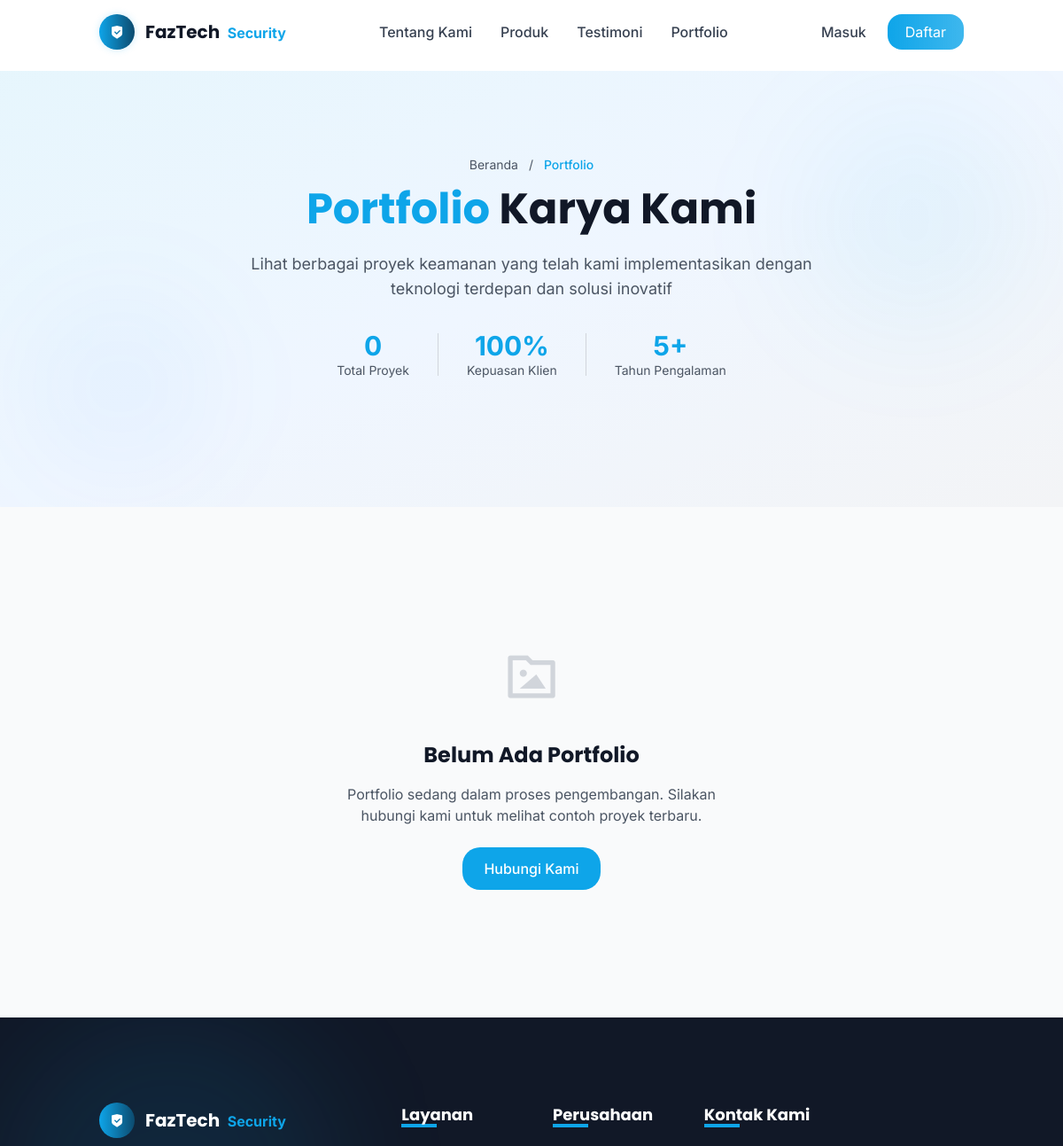
Page /index.php/portfolio (upper part) on the earlier database version.
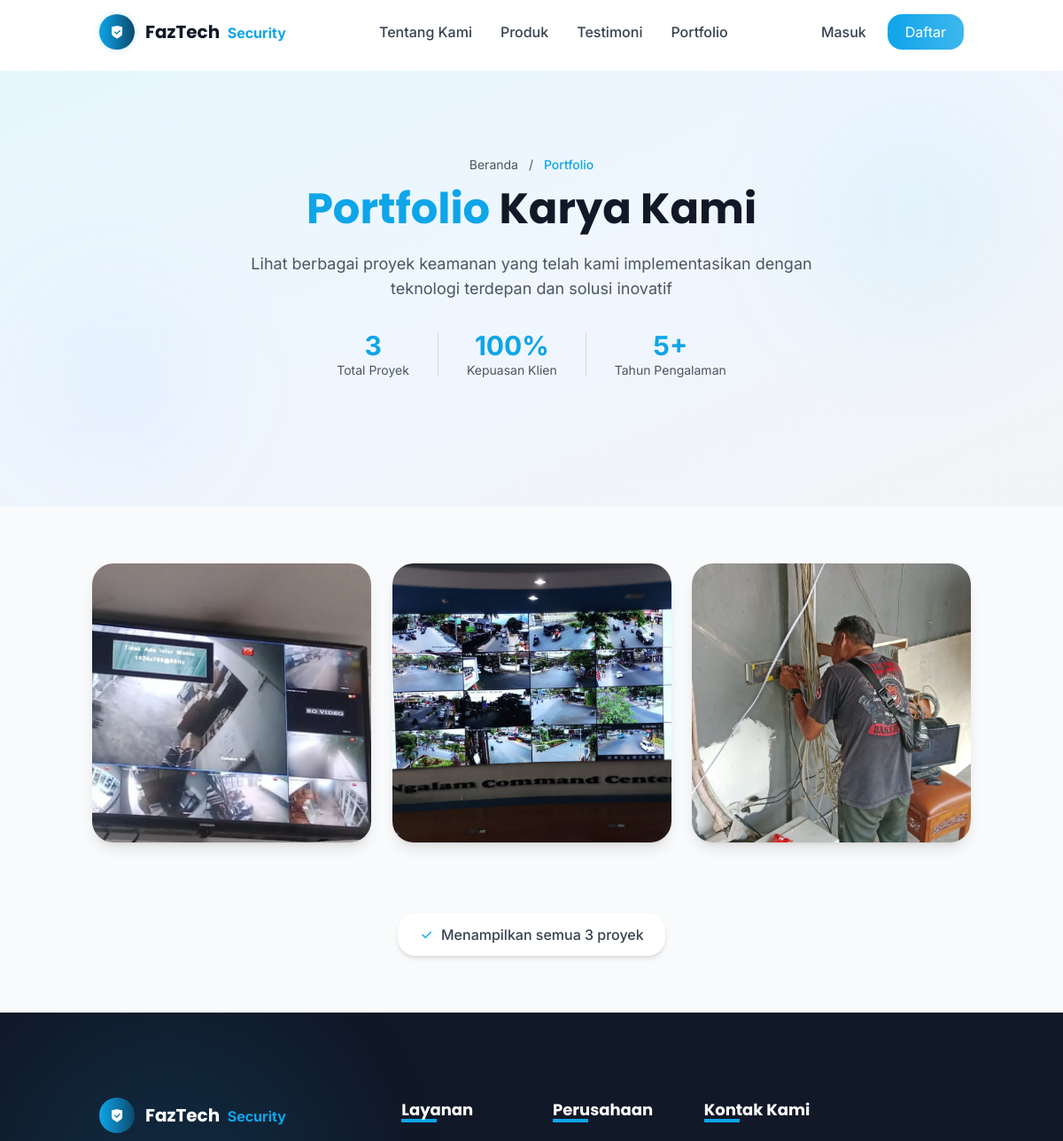
Same page on the later database version.
### tables this page shows
CREATE TABLE `portfolio` (
  `id` int NOT NULL,
  `nama` varchar(255) NOT NULL,
  `foto` varchar(255) DEFAULT NULL,
  `tanggal_dibuat` timestamp NOT NULL DEFAULT CURRENT_TIMESTAMP
);

### application/controllers/Portfolio.php (called while the page is built, shortened)
<?php
class Portfolio extends CI_Controller {
    public function __construct() {
        $this->load->model('Portfolio_model');
        $this->load->library('form_validation');
        $this->load->library('upload');
    }
    public function index() {
        $data['judul'] = 'Portfolio - FazTech';
        $data['portfolio'] = $this->Portfolio_model->ambil_semua_portfolio();
        $data['total_portfolio'] = count($data['portfolio']);
        $data['sudah_login'] = $this->session->userdata('login') ? true : false;
        $data['nama_pengguna'] = $this->session->userdata('nama_lengkap');
        $data['peran_pengguna'] = $this->session->userdata('peran');
        $this->load->view('beranda/portfolio', $data);
    }
}

### index.php (called while the page is built, shortened)
<?php
require_once BASEPATH.'core/CodeIgniter.php';

### application/models/Portfolio_model.php (called while the page is built, shortened)
<?php
class Portfolio_model extends CI_Model {
    public function ambil_semua_portfolio() {
        $this->db->order_by('tanggal_dibuat', 'DESC');
        return $this->db->get('portfolio')->result();
    }
}

### application/views/beranda/portfolio.php (the view, shortened to what this page needs)
<?php $this->load->view('templates/header'); ?>
<section class="py-24 bg-gradient-to-br from-primary/10 via-blue-50 to-gray-100 relative overflow-hidden">
    <div class="absolute inset-0 overflow-hidden">
        <div class="absolute top-10 right-10 w-64 h-64 bg-primary/5 rounded-full filter blur-3xl"></div>
        <div class="absolute bottom-10 left-10 w-48 h-48 bg-blue-500/5 rounded-full filter blur-3xl"></div>
    </div>
    <div class="container mx-auto px-4 relative z-10">
        <div class="text-center mb-12" data-aos="fade-up">
            <nav class="text-sm text-gray-600 mb-4">
                <a href="<?= base_url() ?>" class="hover:text-primary transition-colors">Beranda</a>
                <span class="mx-2">/</span>
                <span class="text-primary font-medium">Portfolio</span>
            </nav>
            <h1 class="text-4xl md:text-5xl font-bold text-gray-900 mb-6">
                <span class="text-primary">Portfolio</span> Karya Kami
            </h1>
            <p class="text-gray-600 max-w-2xl mx-auto text-lg">
                Lihat berbagai proyek keamanan yang telah kami implementasikan dengan teknologi terdepan dan solusi inovatif
            </p>
            <div class="flex justify-center items-center space-x-8 mt-8">
                <div class="text-center">
                    <div class="text-3xl font-bold text-primary"><?= $total_portfolio ?></div>
                    <div class="text-sm text-gray-600">Total Proyek</div>
                </div>
                <div class="text-center">
                    <div class="text-3xl font-bold text-primary">100%</div>
                    <div class="text-sm text-gray-600">Kepuasan Klien</div>
                </div>
                <div class="text-center">
                    <div class="text-3xl font-bold text-primary">5+</div>
                    <div class="text-sm text-gray-600">Tahun Pengalaman</div>
                </div>
            </div>
        </div>
    </div>
</section>
<section class="py-16 bg-gray-50">
    <div class="container mx-auto px-4">
        <?php if(empty($portfolio)): ?>
            <div class="text-center py-20">
                <div class="flex flex-col items-center">
                    <i class="ri-folder-image-line ri-4x text-gray-300 mb-6"></i>
                    <h3 class="text-2xl font-bold text-gray-900 mb-4">Belum Ada Portfolio</h3>
                    <p class="text-gray-600 mb-6 max-w-md">
                        Portfolio sedang dalam proses pengembangan. Silakan hubungi kami untuk melihat contoh proyek terbaru.
                    </p>
                    <a href="<?= base_url('beranda#kontak') ?>"
                       class="bg-primary text-white px-6 py-3 rounded-xl hover:bg-primary/90 transition-colors font-medium">
                        Hubungi Kami
                    </a>
                </div>
            </div>
        <?php else: ?>
            <div class="columns-1 sm:columns-2 lg:columns-3 xl:columns-4 gap-6 space-y-6">
                <?php foreach($portfolio as $index => $item): ?>
                    <div class="portfolio-item group break-inside-avoid relative bg-white rounded-2xl overflow-hidden shadow-lg hover:shadow-2xl transition-all duration-500 transform hover:-translate-y-3"
                         data-aos="fade-up"
                         data-aos-delay="<?= 100 + ($index * 100) ?>">
                        <div class="portfolio-image-container relative overflow-hidden aspect-square">
                            <?php if(!empty($item->foto) && file_exists('./uploads/portfolio/' . $item->foto)): ?>
                                <img src="<?= base_url('uploads/portfolio/' . $item->foto) ?>"
                                     alt="<?= $item->nama ?>"
                                     class="w-full h-full object-cover transition-all duration-700 group-hover:scale-110 group-hover:brightness-110">
                            <?php else: ?>
                                <div class="w-full h-full flex items-center justify-center bg-gradient-to-br from-gray-200 to-gray-300">
                                    <i class="ri-image-line ri-3x text-gray-400"></i>
                                </div>
                            <?php endif; ?>
                        </div>
                    </div>
                <?php endforeach; ?>
            </div>
            <div class="text-center mt-16">
                <div class="inline-flex items-center bg-white px-6 py-3 rounded-xl shadow-md">
                    <i class="ri-check-line text-primary mr-2"></i>
                    <span class="text-gray-700 font-medium">Menampilkan semua <?= count($portfolio) ?> proyek</span>
                </div>
            </div>
        <?php endif; ?>
    </div>
</section>
<?php $this->load->view('templates/footer'); ?>

### application/views/templates/header.php (shortened to what this page needs)
<!DOCTYPE html>
<html lang="id">
<head>
    <script src="https://cdn.tailwindcss.com"></script>
    <link href="https://cdn.jsdelivr.net/npm/remixicon@4.5.0/fonts/remixicon.css" rel="stylesheet">
    <link href="https://unpkg.com/aos@2.3.1/dist/aos.css" rel="stylesheet">
</head>
<body class="text-gray-800 overflow-x-hidden">
    <header class="fixed top-0 w-full z-50 transition-all duration-300" id="navbar">
        <div class="container mx-auto px-6 py-4">
            <div class="flex justify-between items-center">
                <a href="<?= base_url() ?>" class="flex items-center">
                    <div class="relative">
                        <div class="absolute inset-0 bg-primary rounded-full opacity-20 blur-sm"></div>
                        <div class="w-10 h-10 bg-gradient-to-r from-primary to-secondary rounded-full flex items-center justify-center relative">
                            <i class="ri-shield-check-fill text-white"></i>
                        </div>
                    </div>
                    <div class="ml-3">
                        <span class="font-display font-bold text-xl text-gray-900">FazTech</span>
                        <span class="text-primary ml-1 font-bold">Security</span>
                    </div>
                </a>
                <nav class="hidden md:flex items-center space-x-8">
                    <a href="<?= base_url() ?>" class="text-gray-700 hover:text-primary font-medium transition-colors nav-link">Tentang Kami</a>
                    <a href="<?= base_url("produk") ?>" class="text-gray-700 hover:text-primary font-medium transition-colors nav-link">Produk</a>
                    <a href="<?= base_url("testimoni") ?>" class="text-gray-700 hover:text-primary font-medium transition-colors nav-link">Testimoni</a>
                    <a href="<?= base_url("portfolio") ?>" class="text-gray-700 hover:text-primary font-medium transition-colors nav-link">Portfolio</a>
                </nav>
                <div class="hidden md:flex items-center">
                    <?php if ($sudah_login): ?>
                        <div class="flex items-center">
                            <div class="relative mr-6">
                                <div class="w-8 h-8 rounded-full bg-gray-200 flex items-center justify-center text-gray-600 border-2 border-primary">
                                    <span class="text-xs font-bold"><?= substr($nama_pengguna, 0, 1) ?></span>
                                </div>
                                <div class="absolute -bottom-1 -right-1 w-3 h-3 bg-green-500 rounded-full border-2 border-white"></div>
                            </div>
                            <div class="relative group">
                                <button class="flex items-center text-gray-700 font-medium group-hover:text-primary">
                                    <span><?= $nama_pengguna ?></span>
                                    <i class="ri-arrow-down-s-line ml-1"></i>
                                </button>
                                <div class="absolute top-full right-0 mt-2 w-48 bg-white rounded-lg shadow-xl opacity-0 invisible group-hover:opacity-100 group-hover:visible transition-all duration-300 transform origin-top-right">
                                    <?php if ($peran_pengguna == 'admin'): ?>
                                        <a href="<?= base_url('admin') ?>" class="flex items-center px-4 py-3 hover:bg-gray-50 border-b border-gray-100">
                                            <i class="ri-dashboard-line mr-2 text-primary"></i>
                                            <span>Dashboard Admin</span>
                                        </a>
                                    <?php endif; ?>
                                    <a href="<?= base_url('keluar') ?>" class="flex items-center px-4 py-3 hover:bg-gray-50 text-red-600">
                                        <i class="ri-logout-box-line mr-2"></i>
                                        <span>Keluar</span>
                                    </a>
                                </div>
                            </div>
                        </div>
                    <?php else: ?>
                        <a href="<?= base_url('masuk') ?>" class="text-gray-700 hover:text-primary font-medium mr-6 transition-colors">Masuk</a>
                        <a href="<?= base_url('daftar') ?>" class="bg-gradient-to-r from-primary to-primary/80 text-white px-5 py-2 rounded-lg hover:shadow-lg hover:shadow-primary/30 transition-all transform hover:-translate-y-0.5">
                            Daftar
                        </a>
                    <?php endif; ?>
                </div>
            </div>
        </div>
    </header>
    <div class="h-20"></div>

### application/views/templates/footer.php (shortened to what this page needs)
<footer class="pt-24 pb-12 bg-gray-900 text-white relative overflow-hidden">
        <div class="absolute top-0 left-0 w-96 h-96 bg-primary/10 rounded-full filter blur-3xl"></div>
        <div class="container mx-auto px-6 relative z-10">
            <div class="grid grid-cols-1 md:grid-cols-12 gap-12">
                <div class="md:col-span-4" data-aos="fade-up" data-aos-delay="100">
                    <div class="flex items-center mb-6">
                        <div class="w-10 h-10 bg-gradient-to-r from-primary to-secondary rounded-full flex items-center justify-center">
                            <i class="ri-shield-check-fill text-white"></i>
                        </div>
                        <div class="ml-3">
                            <span class="font-display font-bold text-xl text-white">FazTech</span>
                            <span class="text-primary ml-1 font-bold">Security</span>
                        </div>
                    </div>
                </div>
                <div class="md:col-span-2" data-aos="fade-up" data-aos-delay="200">
                    <h3 class="text-lg font-bold mb-6 relative">
                        <span class="relative z-10">Layanan</span>
                        <span class="absolute bottom-0 left-0 w-10 h-1 bg-primary"></span>
                    </h3>
                </div>
                <div class="md:col-span-2" data-aos="fade-up" data-aos-delay="300">
                    <h3 class="text-lg font-bold mb-6 relative">
                        <span class="relative z-10">Perusahaan</span>
                        <span class="absolute bottom-0 left-0 w-10 h-1 bg-primary"></span>
                    </h3>
                </div>
                <div class="md:col-span-4" data-aos="fade-up" data-aos-delay="400">
                    <h3 class="text-lg font-bold mb-6 relative">
                        <span class="relative z-10">Kontak Kami</span>
                        <span class="absolute bottom-0 left-0 w-10 h-1 bg-primary"></span>
                    </h3>
                </div>
            </div>
        </div>
    </footer>
</body>
</html>

### application/views/templates/header.php (style rules this page uses)
:where([class^="ri-"])::before { content: "\f3c2"; }
html { scroll-behavior: smooth; }
body { font-family: 'Inter', sans-serif; }
h1, h2, h3, h4, h5, h6 { font-family: 'Poppins', sans-serif; }

### application/views/beranda/portfolio.php (style rules this page uses)
.portfolio-item { transition: transform 0.3s ease-out, box-shadow 0.3s ease-out; will-change: transform, box-shadow; }
html { scroll-behavior: smooth; }
.space-y-6 > * + * { margin-top: 1.5rem; }
.portfolio-image-container::before { content: ''; position: absolute; top: 0; left: 0; right: 0; bottom: 0; background: linear-gradient(90deg, transparent, rgba(255,255,255,0.1), transparent); transform: translateX(-100%); transition: transform 0.8s ease-out; pointer-events: none; }

Differences in the rows shown:
added portfolio: foto (picture)
added portfolio: foto (picture)
added portfolio: foto (picture)
Other differences:
$total_portfolio: "0" → "3"
count($portfolio): (not shown) → "3"
text no longer shown: "Belum Ada Portfolio Portfolio sedang dalam proses pengembangan. Silakan hubungi kami untuk melihat contoh proyek terbaru. Hubungi Kami"
text now shown: "Menampilkan semua proyek"
